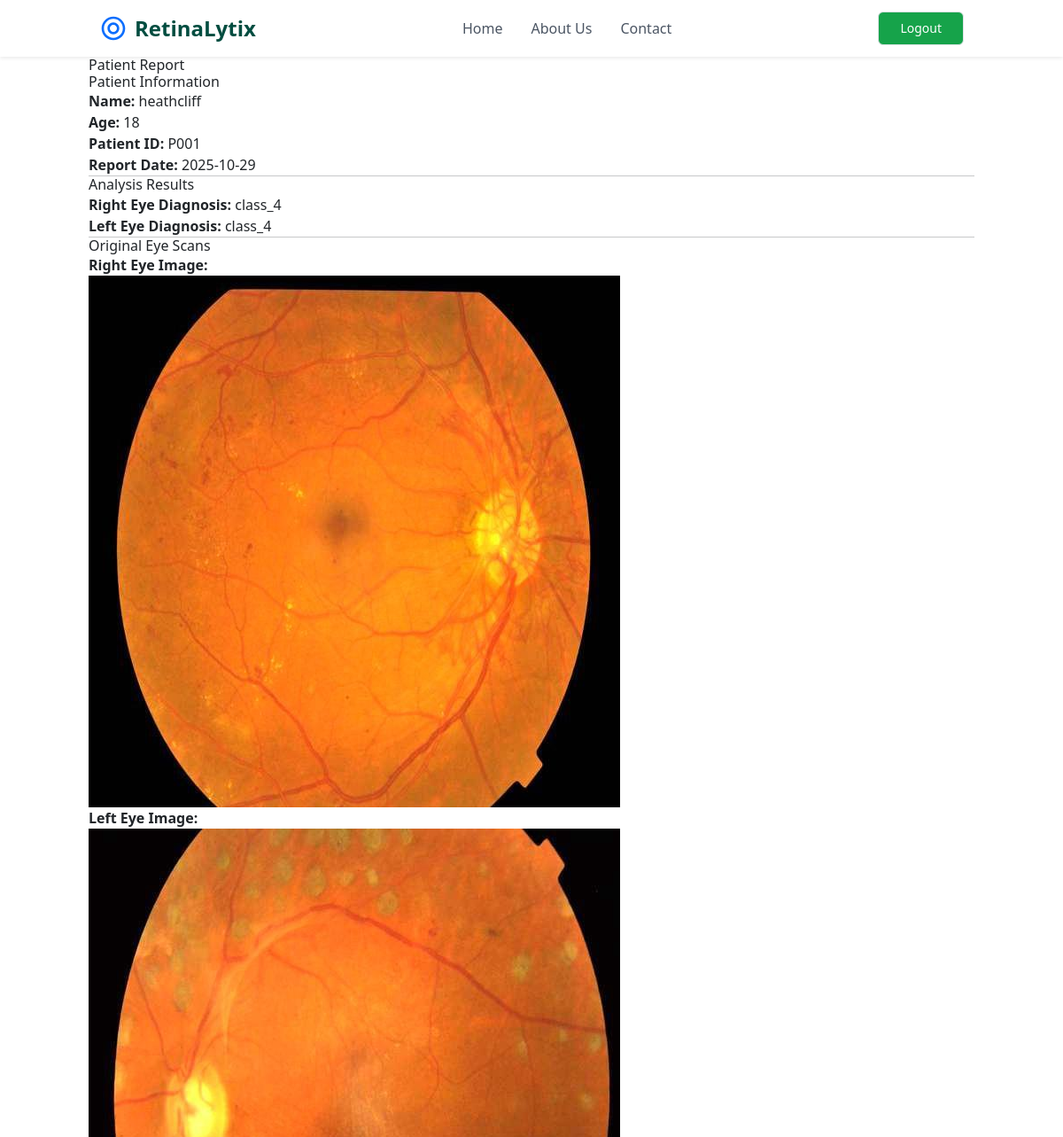
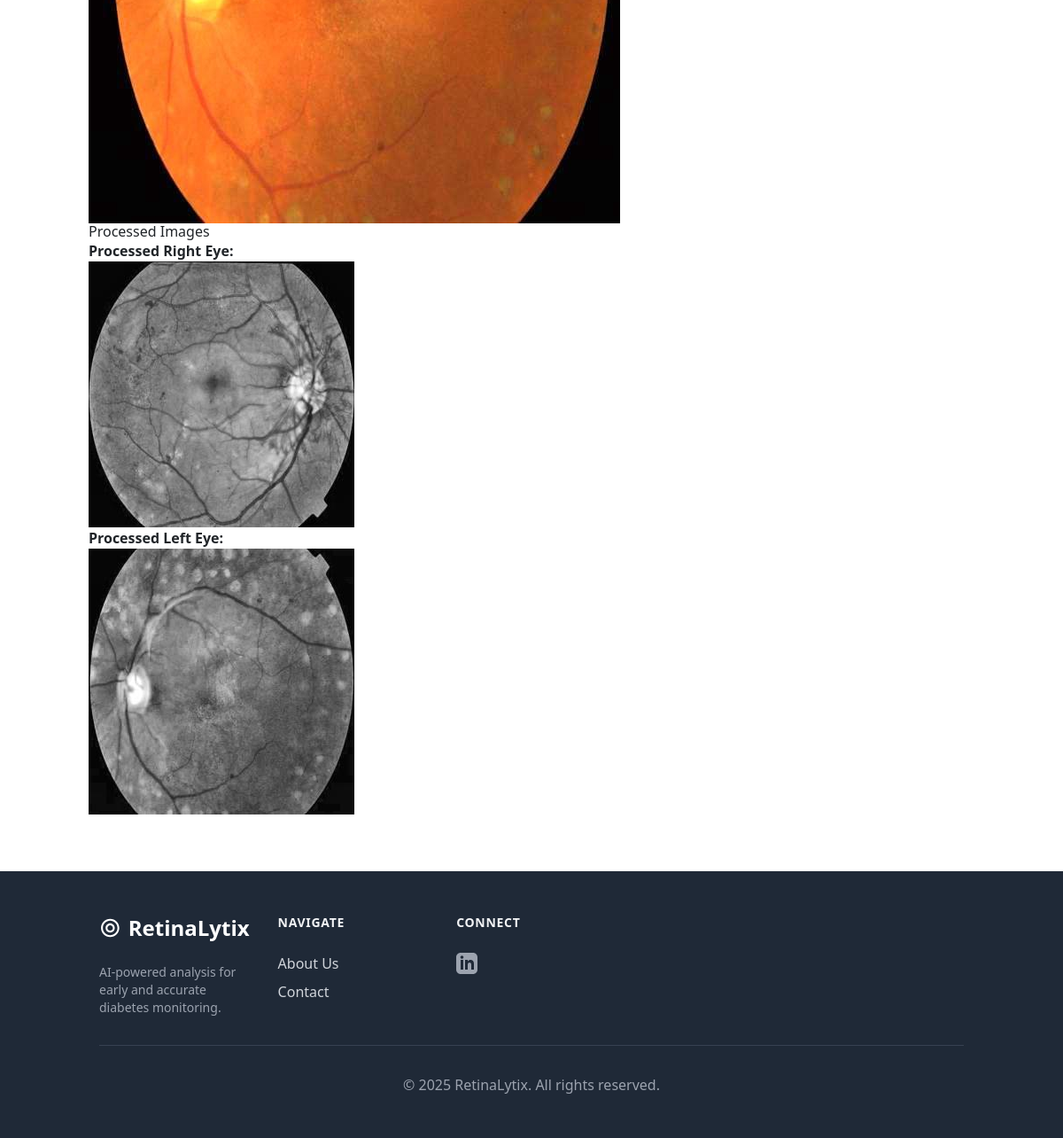
The app's page /patient-report/P001 (signed in) with its own data (2 pictures, top to bottom).
### retinopathy/modules.py (models this page shows, shortened)
class Patient(db.Model):
    patient_id = db.Column(db.String(20), unique = True, nullable = False, primary_key = True)
    name = db.Column(db.String(100), nullable = False)
    age = db.Column(db.Integer, nullable = False)
    sex = db.Column(db.String(10), nullable = False)
    RightEye_image_file = db.Column(db.String(100), nullable = False, default = 'default.jpg')
    LeftEye_image_file = db.Column(db.String(100), nullable = False, default = 'default.jpg')
    RightEye_diagnosis = db.Column(db.String(200), nullable = False)
    LeftEye_diagnosis = db.Column(db.String(200), nullable = False)
    date_uploaded = db.Column(db.DateTime, nullable = False, default = datetime.utcnow)
    user_id = db.Column(db.Integer, db.ForeignKey('user.id'), nullable = False)
    processed_RightEye_image_file = db.Column(db.String(100), nullable = True)
    processed_LeftEye_image_file = db.Column(db.String(100), nullable = True)
    RightEye_prediction = db.Column(db.Integer, nullable = True)
    LeftEye_prediction = db.Column(db.Integer, nullable = True)

### retinopathy/routes.py (the view)
@app.route('/patient-report/<patient_id>')
@login_required
def patient_report(patient_id):
    patient = Patient.query.get_or_404(patient_id)
    return render_template('patientreport.html', patient=patient, patient_id=patient_id)

### retinopathy/modules.py (called while the page is built)
@login_manager.user_loader
def load_user(user_id):
    return User.query.get(int(user_id))

### retinopathy/templates/patientreport.html (shortened to what this page needs)
{% extends "layout.html" %}
{% block content %}
    <div class="container">
    <main>
        <h1>Patient Report</h1>
        <div class="report-section">
            <h2>Patient Information</h2>
            <p><strong>Name:</strong> {{ patient.name }}</p>
            <p><strong>Age:</strong> {{ patient.age }}</p>
            <p><strong>Patient ID:</strong> {{ patient.patient_id }}</p>
            <p><strong>Report Date:</strong> {{ patient.date_uploaded.strftime('%Y-%m-%d') }}</p>
            <hr> <h2>Analysis Results</h2>
            <p><strong>Right Eye Diagnosis:</strong> {{ patient.RightEye_diagnosis }}</p>
            <p><strong>Left Eye Diagnosis:</strong> {{ patient.LeftEye_diagnosis }}</p>
            <hr> <h2>Original Eye Scans</h2>
            <p><strong>Right Eye Image:</strong></p>
            <img src="{{ url_for('static', filename='Eye_pictures/' + patient.RightEye_image_file) }}" alt="Right Eye Image" class="report-image">
            <p><strong>Left Eye Image:</strong></p>
            <img src="{{ url_for('static', filename='Eye_pictures/' + patient.LeftEye_image_file) }}" alt="Left Eye Image" class="report-image">
            <h2>Processed Images</h2>
            <p><strong>Processed Right Eye:</strong></p>
            <img src="{{ url_for('static', filename='processed_images/' + patient.processed_RightEye_image_file) }}" alt="Processed Right Eye" class="report-image">
            <p><strong>Processed Left Eye:</strong></p>
            <img src="{{ url_for('static', filename='processed_images/' + patient.processed_LeftEye_image_file) }}" alt="Processed Left Eye" class="report-image">
        </div>
    </main>
</div>
{% endblock content %}

### retinopathy/templates/layout.html (shortened to what this page needs)
<!DOCTYPE html>
<html lang="en">
<head>
    <script src="https://cdn.tailwindcss.com"></script>
    <link href="https://cdn.jsdelivr.net/npm/bootstrap@5.1.3/dist/css/bootstrap.min.css" rel="stylesheet">
</head>
<body>
        <header class="bg-white shadow-sm sticky top-0 z-50">
            <nav class="container mx-auto px-4 sm:px-6 lg:px-8">
                <div class="flex justify-between items-center h-16">
                    <a href="#" data-page="home" class="flex-shrink-0 flex items-center">
                        <span class="ml-2 text-2xl font-bold text-primary-dark">RetinaLytix</span>
                    </a>
                    <div class="hidden md:flex md:items-center md:space-x-8">
                        <a href="{{ url_for('home') }}" data-page="home" class="font-medium text-gray-600 hover:text-primary transition">Home</a>
                        <a href="#" data-page="about" class="font-medium text-gray-600 hover:text-primary transition">About Us</a>
                        <a href="#" data-page="contact" class="font-medium text-gray-600 hover:text-primary transition">Contact</a>
                    </div>
                     {% if not current_user.is_authenticated %}
                     <div class="flex  justify-center gap-10 ">
                        <a href="{{ url_for('login') }}" data-page="patient-list" class="hidden md:inline-flex px-4 py-2 border border-transparent text-sm font-medium rounded-md text-white bg-green-600 hover:bg-green-900 transition hover:scale-105">
                            Login
                        </a>
                        <a href="{{ url_for('register') }}" data-page="patient-list" class="hidden md:inline-flex px-4 py-2 border border-transparent text-sm font-medium rounded-md text-white bg-green-600 hover:bg-green-900 transition hover:scale-105">
                             Register
                        </a>
                    </div>
                    {% else %}
                        <a href="{{ url_for('logout') }}" class="hidden md:inline-flex items-center px-4 py-2 border border-transparent text-sm font-medium rounded-md text-white bg-green-600 hover:bg-green-900 transition hover:scale-105">
                            Logout
                        </a>
                    {% endif %}
                    </div>
            </nav>
        </header>
        <main>
            {% block content %}{% endblock %}
        </main>
        <footer id="main-footer" class="bg-gray-800 text-gray-300 mt-16">
            <div class="container mx-auto px-4 sm:px-6 lg:px-8 py-12">
                <div class="grid grid-cols-2 md:grid-cols-4 lg:grid-cols-5 gap-8">
                    <div class="col-span-2 lg:col-span-1">
                        <div class="flex items-center">
                            <span class="ml-2 text-2xl font-bold text-white">RetinaLytix</span>
                        </div>
                        <p class="mt-4 text-sm text-gray-400">AI-powered analysis for early and accurate diabetes monitoring.</p>
                    </div>
                    <div>
                        <h3 class="text-sm font-semibold text-gray-100 tracking-wider uppercase">Navigate</h3>
                        <ul class="mt-4 space-y-2">
                            <li><a href="#" data-page="about" class="text-base text-gray-300 hover:text-white">About Us</a></li>
                            <li><a href="#" data-page="contact" class="text-base text-gray-300 hover:text-white">Contact</a></li>
                        </ul>
                    </div>
                    <div>
                        <h3 class="text-sm font-semibold text-gray-100 tracking-wider uppercase">Connect</h3>
                        <div class="flex space-x-4 mt-4">
                            <a href="#" class="text-gray-400 hover:text-white">
                            </a>
                        </div>
                    </div>
                </div>
                <div class="mt-8 border-t border-gray-700 pt-8 text-center">
                    <p class="text-base text-gray-400">&copy; 2025 RetinaLytix. All rights reserved.</p>
                </div>
            </div>
        </footer>
    </body>

### records on screen
Patient: name "heathcliff", age "18", patient_id "P001", date_uploaded "2025-10-29", RightEye_diagnosis "class_4", LeftEye_diagnosis "class_4", RightEye_image_file (picture), LeftEye_image_file (picture), processed_RightEye_image_file (picture), processed_LeftEye_image_file (picture)
